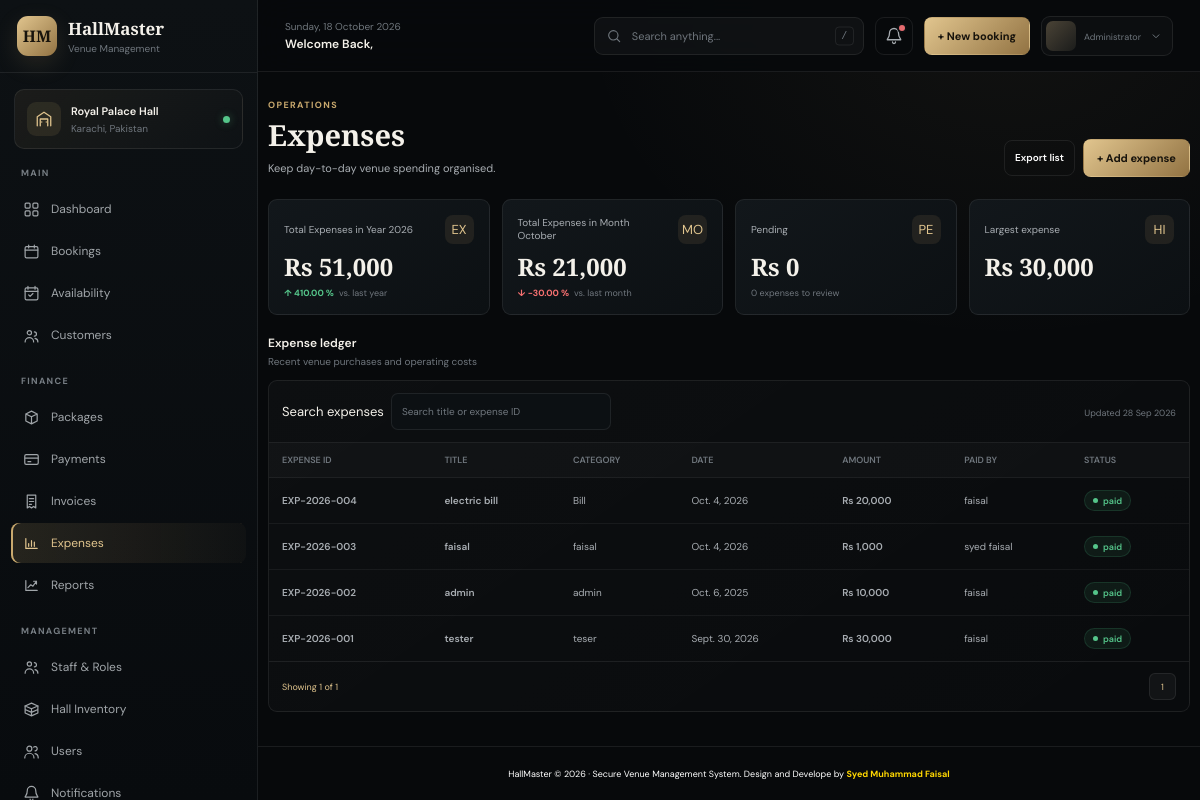
The app's page /expenses/ (signed in), older data.
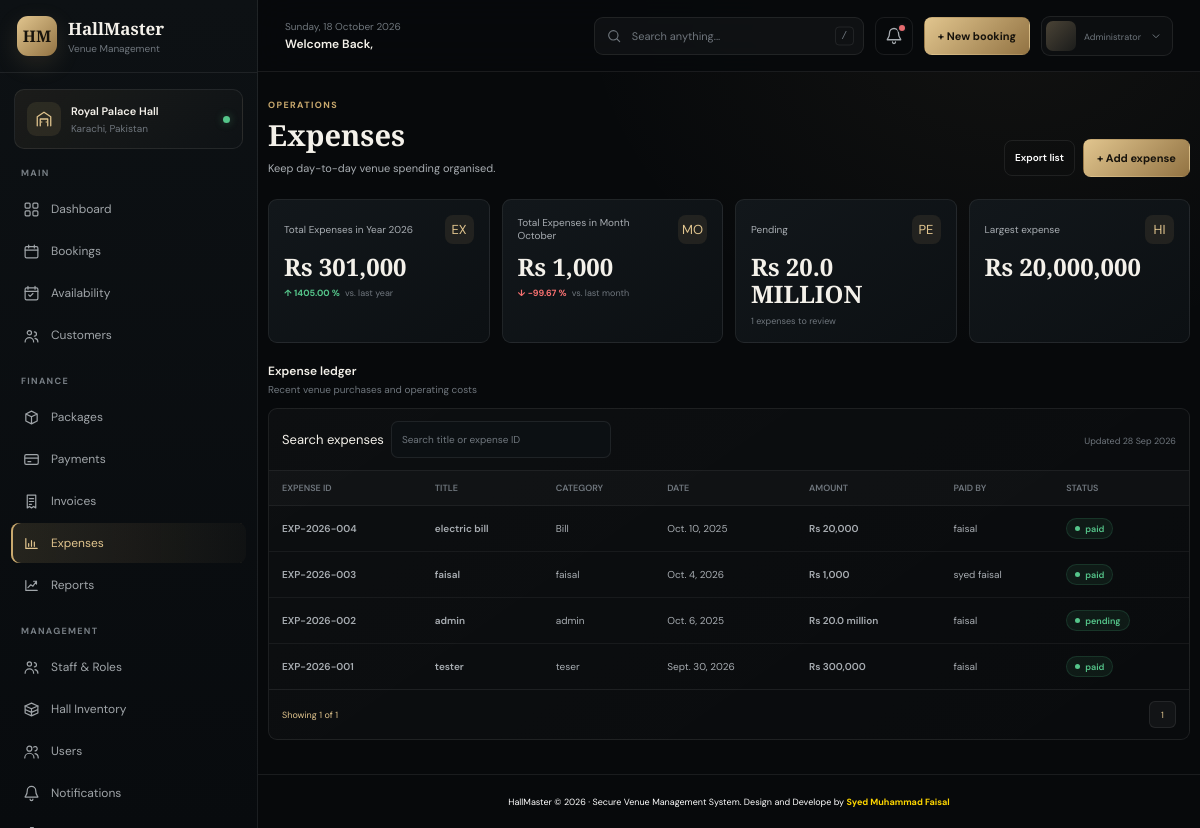
The same page, newer data.
### hall_management/models.py (models this page shows, shortened)
class expense(models.Model):
    expense_id      = models.CharField(max_length=10 , primary_key=True , editable=False)
    expense_title   = models.CharField(max_length=100)
    expense_category= models.CharField(max_length=50)
    date            = models.DateField()
    amount          = models.IntegerField(null= False)
    paid_by         = models.CharField(max_length=30)
    status          = models.CharField(max_length=20)

### hall_management/views.py (the view)
# urls.py: path('expenses/' , Expenses_view , name ="expenses"),
@login_required(login_url='login')
def Expenses_view(request):
    total_expenses = expense.objects.aggregate(Sum('amount'))['amount__sum'] or 0
    today = datetime.now()
    current__month = today.strftime('%B')
    current_month = date.today().month
    current_year = date.today().year
    previous_year = current_year - 1
    confirm_status = ['Paid' ,'paid']
    pending_status = ['pending','Pending']
    yearly_expenses = expense.objects.filter(date__year = current_year , status__in = confirm_status).aggregate(Sum('amount'))['amount__sum'] or 0
    yearly_expenses_previous = expense.objects.filter(date__year = previous_year , status__in = confirm_status).aggregate(Sum('amount'))['amount__sum'] or 0
    yearly_expenses_per = ((yearly_expenses-yearly_expenses_previous) / yearly_expenses_previous) * 100 or 0
    previous_month = current_month - 1
    monthly_expenses = expense.objects.filter(date__month = current_month, date__year = current_year, status ='paid').aggregate(Sum('amount'))['amount__sum'] or 0
    monthly_expenses_previous = expense.objects.filter(date__month = previous_month,date__year = current_year, status__in =confirm_status).aggregate(Sum('amount'))['amount__sum'] or 0
    monthly_expenses_per =(( monthly_expenses - monthly_expenses_previous) / monthly_expenses_previous) * 100 or 0
    monthly_expenses_pending = expense.objects.filter(date__month = current_month, status ='pending').aggregate(Sum('amount'))['amount__sum'] or 0
    calculate_pending = expense.objects.filter(status__in = pending_status ).count()
    largest_expense = expense.objects.all().aggregate(Max('amount'))['amount__max'] or 0
    expense_list = expense.objects.all().order_by('-expense_id')[:10]
    paginator = Paginator(expense_list , 10)
    page_number = request.GET.get('page')
    page_obj = paginator.get_page(page_number)
    search =request.GET.get('search', '')
    if search:
        expense_obj = expense.objects.filter(
            Q(expense_id__icontains = search)|
            Q(expense_title__icontains =search)|
            Q(status__icontains = search)|
            Q(paid_by__icontains = search)|
            Q(date__icontains=search)
        )
        paginator =Paginator(expense_obj , 10)
        page_number = request.GET.get('page')
        page_obj = paginator.get_page(page_number)
        context ={
                'expense_list': expense_list,
                'page_obj': page_obj,
                'total_expenses': total_expenses,
                'monthly_expenses': monthly_expenses,
                'monthly_expenses_per': monthly_expenses_per,
                'monthly_expenses_pending': monthly_expenses_pending,
                'largest_expense': largest_expense,
                'yearly_expenses':yearly_expenses,
                'yearly_expenses_per':yearly_expenses_per,
                'current_year': current_year,
                'current_month': current_month,
                'current__month':current__month,
                'calculate_pending':calculate_pending,
                'search':search
            }
        return render(request , 'expenses.html', context)
    else:
        expense_list = expense.objects.all().order_by('-expense_id')[:10]
        paginator = Paginator(expense_list , 10)
        page_number = request.GET.get('page')
        page_obj = paginator.get_page(page_number)
    context ={
        'expense_list': expense_list,
        'page_obj': page_obj,
        'total_expenses': total_expenses,
        'monthly_expenses': monthly_expenses,
        'monthly_expenses_per': monthly_expenses_per,
        'monthly_expenses_pending': monthly_expenses_pending,
        'largest_expense': largest_expense,
        'yearly_expenses':yearly_expenses,
        'yearly_expenses_per':yearly_expenses_per,
        'current_year': current_year,
        'current_month': current_month,
        'current__month':current__month,
        'calculate_pending':calculate_pending,
    }
    return render(request , 'expenses.html' , context)

### hall_management/templates/expenses.html (shortened to what the changed rows need)
{% extends "base.html" %}
{% block page_content %}
{% load humanize %}
    <header class="page-heading">
        <div>
            <h1>Expenses</h1>
        </div>
    </header>
    <section class="stats-grid" aria-label="Expense summary">
        <article class="stat-card">
            <div class="stat-top">
                <span class="stat-label">Total Expenses in Year {{ current_year }}</span>
                <span class="stat-icon" aria-hidden="true">EX</span>
            </div>
            <strong class="stat-value">Rs {{ yearly_expenses|intword|intcomma }}</strong>
            <div class="stat-foot">
                {% if yearly_expenses_per > 0 %}
                 <span class="trend">&uarr; {{ yearly_expenses_per|floatformat:2 }} %</span>
                 <span>vs. last year</span>
                {%elif yearly_expenses_per < 0 %}
                 <span class="trend" style="color: #F87171;" >&darr; {{ yearly_expenses_per|floatformat:2 }} %</span>
                 <span>vs. last year</span>
                {% endif %}
            </div>
        </article>
        <article class="stat-card">
            <div class="stat-top">
                <span class="stat-label">Total Expenses in Month {{ current__month }}</span>
                <span class="stat-icon" aria-hidden="true">MO</span>
            </div>
            <strong class="stat-value">Rs {{ monthly_expenses|intword|intcomma }}</strong>
            <div class="stat-foot">
                {% if monthly_expenses_per > 0 %}
                 <span class="trend">&uarr; {{ monthly_expenses_per|floatformat:2 }} %</span>
                 <span>vs. last month</span>
                {% elif monthly_expenses_per < 0%}
                 <span class="trend" style="color:#F87171">&darr; {{ monthly_expenses_per|floatformat:2 }} %</span>
                 <span>vs. last month</span>
                {% endif %}
            </div>
        </article>
        <article class="stat-card">
            <div class="stat-top">
                <span class="stat-label">Pending</span>
                <span class="stat-icon" aria-hidden="true">PE</span>
            </div>
            <strong class="stat-value">Rs {{ monthly_expenses_pending|intword|intcomma|upper }}</strong>
            <div class="stat-foot">{{ calculate_pending }} expenses to review</div>
        </article>
        <article class="stat-card">
            <div class="stat-top">
                <span class="stat-label">Largest expense</span>
                <span class="stat-icon" aria-hidden="true">HI</span>
            </div>
            <strong class="stat-value">Rs {{ largest_expense|intcomma|intword }}</strong>
        </article>
    </section>
    <section class="section" id="expense-ledger">
        <div class="section-head">
            <div>
                <h2>Expense ledger</h2>
            </div>
        </div>
        <div class="panel">
            <div class="table-scroll">
                <table class="data-table">
                    <thead>
                        <tr>
                            <th>EXPENSE ID</th>
                            <th>TITLE</th>
                            <th>CATEGORY</th>
                            <th>DATE</th>
                            <th>AMOUNT</th>
                            <th>PAID BY</th>
                            <th>STATUS</th>
                        </tr>
                    </thead>
                    <tbody>
						{% for expense in page_obj %}
                        <tr>
                            <td class="cell-primary">{{ expense.expense_id }}</td>
                            <td class="cell-primary">{{ expense.expense_title }}</td>
                            <td>{{ expense.expense_category }}</td>
                            <td>{{ expense.date }}</td>
                            <td class="cell-primary">Rs {{ expense.amount|intword|intcomma }}</td>
                            <td>{{ expense.paid_by }}</td>
                            <td><span class="status paid">{{ expense.status }}</span></td>
                        </tr>
                        {% endfor %}
                    </tbody>
                </table>
            </div>
        </div>
    </section>
{% endblock %}

Row changes from the older to the newer data that the page shows:
changed expense "electric bill": date "Oct. 4, 2026" → "Oct. 10, 2025"
changed expense "admin": amount "10,000" → "20.0 million"; status "paid" → "pending"
changed expense "EXP-2026-001": amount "30,000" → "300,000"
Text that changed along with them:
{{ yearly_expenses|intword|intcomma }}: "51,000" → "301,000"
{{ yearly_expenses_per|floatformat:2 }}: "410.00" → "1405.00"
{{ monthly_expenses|intword|intcomma }}: "21,000" → "1,000"
{{ monthly_expenses_per|floatformat:2 }}: "-30.00" → "-99.67"
{{ monthly_expenses_pending|intword|intcomma|upper }}: "0" → "20.0 MILLION"
{{ calculate_pending }}: "0" → "1"
{{ largest_expense|intcomma|intword }}: "30,000" → "20,000,000"
